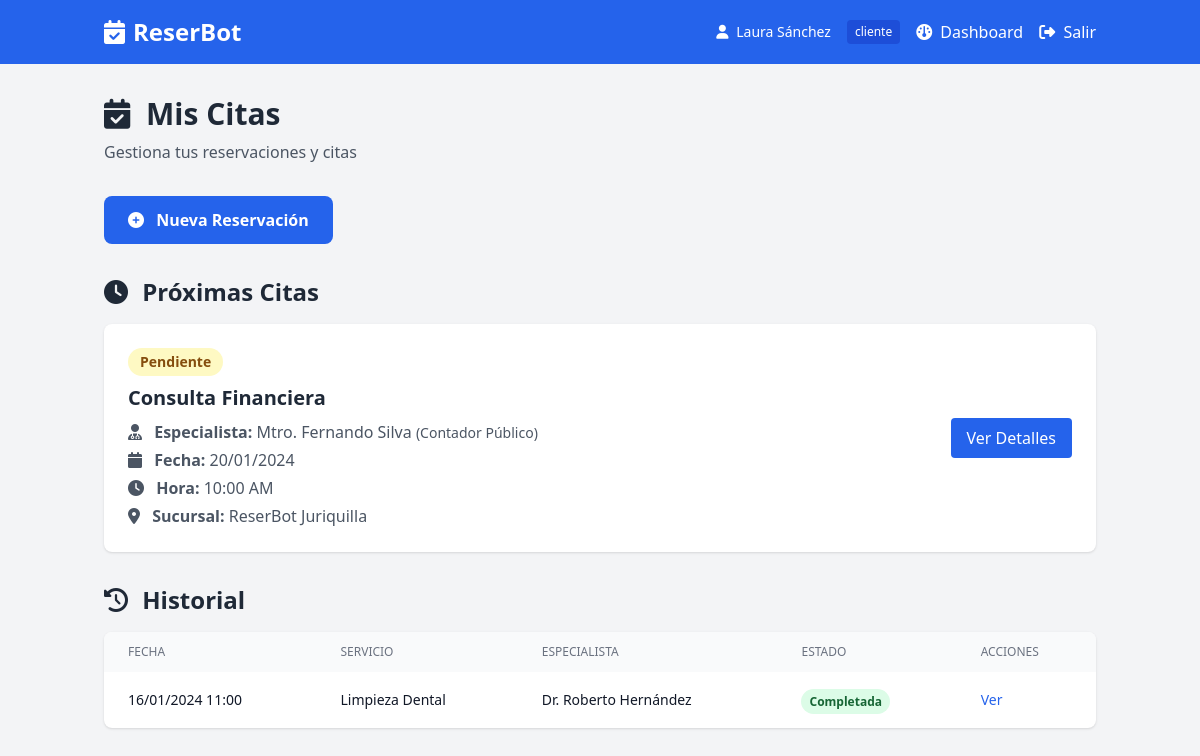
The app's page /dashboard (signed in) with its own data.
### tables this page shows
CREATE TABLE reservaciones (
    id INT PRIMARY KEY AUTO_INCREMENT,
    cliente_id INT NOT NULL,
    especialista_id INT NOT NULL,
    servicio_id INT NOT NULL,
    sucursal_id INT NOT NULL,
    fecha_hora DATETIME NOT NULL,
    duracion_minutos INT NOT NULL,
    estado ENUM('pendiente','confirmada','en_proceso','completada','cancelada','no_asistio') DEFAULT 'pendiente',
    confirmada_por INT,
    notas TEXT,
    precio DECIMAL(10,2),
    created_at TIMESTAMP DEFAULT CURRENT_TIMESTAMP,
    updated_at TIMESTAMP DEFAULT CURRENT_TIMESTAMP ON UPDATE CURRENT_TIMESTAMP,
    FOREIGN KEY (cliente_id) REFERENCES usuarios(id),
    FOREIGN KEY (especialista_id) REFERENCES especialistas(id),
    FOREIGN KEY (servicio_id) REFERENCES servicios(id),
    FOREIGN KEY (sucursal_id) REFERENCES sucursales(id),
    FOREIGN KEY (confirmada_por) REFERENCES usuarios(id),
    INDEX idx_fecha_hora (fecha_hora),
    INDEX idx_especialista_fecha (especialista_id, fecha_hora),
    INDEX idx_cliente (cliente_id)
);

CREATE TABLE servicios (
    id INT PRIMARY KEY AUTO_INCREMENT,
    categoria_id INT NOT NULL,
    sucursal_id INT NOT NULL,
    nombre VARCHAR(150) NOT NULL,
    descripcion TEXT,
    duracion_minutos INT NOT NULL,
    precio DECIMAL(10,2) NOT NULL,
    activo BOOLEAN DEFAULT TRUE,
    created_at TIMESTAMP DEFAULT CURRENT_TIMESTAMP,
    updated_at TIMESTAMP DEFAULT CURRENT_TIMESTAMP ON UPDATE CURRENT_TIMESTAMP,
    FOREIGN KEY (categoria_id) REFERENCES categorias_servicios(id),
    FOREIGN KEY (sucursal_id) REFERENCES sucursales(id) ON DELETE CASCADE
);

CREATE TABLE usuarios (
    id INT PRIMARY KEY AUTO_INCREMENT,
    nombre VARCHAR(100) NOT NULL,
    apellido VARCHAR(100) NOT NULL,
    email VARCHAR(150) NOT NULL UNIQUE,
    telefono VARCHAR(20),
    password_hash VARCHAR(255) NOT NULL,
    rol_id INT NOT NULL,
    email_verificado BOOLEAN DEFAULT FALSE,
    activo BOOLEAN DEFAULT TRUE,
    ultimo_acceso DATETIME,
    intentos_fallidos INT DEFAULT 0,
    bloqueado_hasta DATETIME,
    created_at TIMESTAMP DEFAULT CURRENT_TIMESTAMP,
    updated_at TIMESTAMP DEFAULT CURRENT_TIMESTAMP ON UPDATE CURRENT_TIMESTAMP,
    FOREIGN KEY (rol_id) REFERENCES roles(id)
);

CREATE TABLE especialistas (
    id INT PRIMARY KEY AUTO_INCREMENT,
    usuario_id INT NOT NULL,
    sucursal_id INT NOT NULL,
    profesion VARCHAR(150),
    descripcion TEXT,
    experiencia_anos INT,
    calificacion_promedio DECIMAL(3,2) DEFAULT 0.00,
    total_calificaciones INT DEFAULT 0,
    activo BOOLEAN DEFAULT TRUE,
    created_at TIMESTAMP DEFAULT CURRENT_TIMESTAMP,
    updated_at TIMESTAMP DEFAULT CURRENT_TIMESTAMP ON UPDATE CURRENT_TIMESTAMP,
    FOREIGN KEY (usuario_id) REFERENCES usuarios(id),
    FOREIGN KEY (sucursal_id) REFERENCES sucursales(id) ON DELETE CASCADE
);

CREATE TABLE sucursales (
    id INT PRIMARY KEY AUTO_INCREMENT,
    nombre VARCHAR(150) NOT NULL,
    direccion VARCHAR(255) NOT NULL,
    ciudad VARCHAR(100) NOT NULL,
    estado VARCHAR(100) NOT NULL,
    codigo_postal VARCHAR(10),
    telefono VARCHAR(20),
    email VARCHAR(150),
    hora_apertura TIME,
    hora_cierre TIME,
    zona_horaria VARCHAR(50) DEFAULT 'America/Mexico_City',
    activo BOOLEAN DEFAULT TRUE,
    created_at TIMESTAMP DEFAULT CURRENT_TIMESTAMP,
    updated_at TIMESTAMP DEFAULT CURRENT_TIMESTAMP ON UPDATE CURRENT_TIMESTAMP
);

### config/database.php (called while the page is built, shortened)
<?php
class Database {
    private static $instance = null;
    private $connection;
    private function __construct() {
        try {
            $dsn = "mysql:host=" . DB_HOST . ";dbname=" . DB_NAME . ";charset=" . DB_CHARSET;
            $options = [
                PDO::ATTR_ERRMODE => PDO::ERRMODE_EXCEPTION,
                PDO::ATTR_DEFAULT_FETCH_MODE => PDO::FETCH_ASSOC,
                PDO::ATTR_EMULATE_PREPARES => false,
                PDO::MYSQL_ATTR_INIT_COMMAND => "SET NAMES " . DB_CHARSET
            ];
            $this->connection = new PDO($dsn, DB_USER, DB_PASS, $options);
        } catch (PDOException $e) {
            error_log("Error de conexión a la base de datos: " . $e->getMessage());
            die("Error de conexión a la base de datos. Por favor, contacte al administrador.");
        }
    }
    public static function getInstance() {
        if (self::$instance === null) {
            self::$instance = new self();
        }
        return self::$instance;
    }
    public function query($sql, $params = []) {
        try {
            $stmt = $this->connection->prepare($sql);
            $stmt->execute($params);
            return $stmt;
        } catch (PDOException $e) {
            error_log("Error en query: " . $e->getMessage() . " SQL: " . $sql);
            throw $e;
        }
    }
}

### app/models/Reservacion.php (called while the page is built, shortened)
<?php
class Reservacion {
    private $db;
    public function __construct() {
        $this->db = Database::getInstance();
    }
    public function getByCliente($clienteId, $estado = null) {
        $sql = "SELECT r.*,
                u.nombre as especialista_nombre, u.apellido as especialista_apellido,
                s.nombre as servicio_nombre, s.duracion_minutos as servicio_duracion,
                suc.nombre as sucursal_nombre, suc.direccion as sucursal_direccion,
                e.profesion
                FROM reservaciones r
                INNER JOIN especialistas e ON r.especialista_id = e.id
                INNER JOIN usuarios u ON e.usuario_id = u.id
                INNER JOIN servicios s ON r.servicio_id = s.id
                INNER JOIN sucursales suc ON r.sucursal_id = suc.id
                WHERE r.cliente_id = ?";
        $params = [$clienteId];
        $sql .= " ORDER BY r.fecha_hora DESC";
        $stmt = $this->db->query($sql, $params);
        return $stmt->fetchAll();
    }
}

### app/views/dashboard/cliente.php (the view, shortened to what this page needs)
<?php require_once ROOT_PATH . '/app/views/layouts/header.php'; ?>
<?php require_once ROOT_PATH . '/app/views/layouts/navbar.php'; ?>
<div class="min-h-screen bg-gray-100 py-8">
    <div class="container mx-auto px-4">
        <div class="mb-8">
            <h1 class="text-3xl font-bold text-gray-800 mb-2">
                <i class="fas fa-calendar-check mr-2"></i> Mis Citas
            </h1>
            <p class="text-gray-600">Gestiona tus reservaciones y citas</p>
        </div>
        <div class="mb-8">
            <a href="<?= BASE_URL ?>/reservacion/create" class="inline-block bg-blue-600 text-white px-6 py-3 rounded-lg hover:bg-blue-700 transition font-semibold">
                <i class="fas fa-plus-circle mr-2"></i> Nueva Reservación
            </a>
        </div>
        <div class="mb-8">
            <h2 class="text-2xl font-bold text-gray-800 mb-4">
                <i class="fas fa-clock mr-2"></i> Próximas Citas
            </h2>
            <?php if (empty($proximasCitas)): ?>
                <div class="bg-white rounded-lg shadow p-8 text-center">
                    <i class="fas fa-calendar-times text-6xl text-gray-300 mb-4"></i>
                    <p class="text-gray-600 text-lg">No tienes citas próximas</p>
                    <a href="<?= BASE_URL ?>/reservacion/create" class="inline-block mt-4 text-blue-600 hover:text-blue-700 font-semibold">
                        Agenda una cita ahora
                    </a>
                </div>
            <?php else: ?>
                <div class="grid gap-4">
                    <?php foreach ($proximasCitas as $cita): ?>
                        <div class="bg-white rounded-lg shadow hover:shadow-lg transition p-6">
                            <div class="flex flex-col md:flex-row md:items-center md:justify-between">
                                <div class="flex-1">
                                    <div class="flex items-center mb-2">
                                        <span class="px-3 py-1 rounded-full text-sm font-semibold
                                            <?= $cita['estado'] === 'confirmada' ? 'bg-green-100 text-green-800' : 'bg-yellow-100 text-yellow-800' ?>">
                                            <?= $cita['estado'] === 'confirmada' ? 'Confirmada' : 'Pendiente' ?>
                                        </span>
                                    </div>
                                    <h3 class="text-xl font-bold text-gray-800 mb-2">
                                        <?= htmlspecialchars($cita['servicio_nombre']) ?>
                                    </h3>
                                    <div class="space-y-1 text-gray-600">
                                        <p>
                                            <i class="fas fa-user-md mr-2"></i>
                                            <strong>Especialista:</strong>
                                            <?= htmlspecialchars($cita['especialista_nombre'] . ' ' . $cita['especialista_apellido']) ?>
                                            <?php if ($cita['profesion']): ?>
                                                <span class="text-sm">(<?= htmlspecialchars($cita['profesion']) ?>)</span>
                                            <?php endif; ?>
                                        </p>
                                        <p>
                                            <i class="fas fa-calendar mr-2"></i>
                                            <strong>Fecha:</strong>
                                            <?= date('d/m/Y', strtotime($cita['fecha_hora'])) ?>
                                        </p>
                                        <p>
                                            <i class="fas fa-clock mr-2"></i>
                                            <strong>Hora:</strong>
                                            <?= date('h:i A', strtotime($cita['fecha_hora'])) ?>
                                        </p>
                                        <p>
                                            <i class="fas fa-map-marker-alt mr-2"></i>
                                            <strong>Sucursal:</strong>
                                            <?= htmlspecialchars($cita['sucursal_nombre']) ?>
                                        </p>
                                    </div>
                                </div>
                                <div class="mt-4 md:mt-0 md:ml-6">
                                    <a href="<?= BASE_URL ?>/reservacion/view/<?= $cita['id'] ?>"
                                       class="inline-block bg-blue-600 text-white px-4 py-2 rounded hover:bg-blue-700 transition">
                                        Ver Detalles
                                    </a>
                                </div>
                            </div>
                        </div>
                    <?php endforeach; ?>
                </div>
            <?php endif; ?>
        </div>
        <div>
            <h2 class="text-2xl font-bold text-gray-800 mb-4">
                <i class="fas fa-history mr-2"></i> Historial
            </h2>
            <?php if (empty($historial)): ?>
                <div class="bg-white rounded-lg shadow p-8 text-center">
                    <i class="fas fa-folder-open text-6xl text-gray-300 mb-4"></i>
                    <p class="text-gray-600">No hay historial de citas</p>
                </div>
            <?php else: ?>
                <div class="bg-white rounded-lg shadow overflow-hidden">
                    <table class="min-w-full">
                        <thead class="bg-gray-50">
                            <tr>
                                <th class="px-6 py-3 text-left text-xs font-medium text-gray-500 uppercase">Fecha</th>
                                <th class="px-6 py-3 text-left text-xs font-medium text-gray-500 uppercase">Servicio</th>
                                <th class="px-6 py-3 text-left text-xs font-medium text-gray-500 uppercase">Especialista</th>
                                <th class="px-6 py-3 text-left text-xs font-medium text-gray-500 uppercase">Estado</th>
                                <th class="px-6 py-3 text-left text-xs font-medium text-gray-500 uppercase">Acciones</th>
                            </tr>
                        </thead>
                        <tbody class="divide-y divide-gray-200">
                            <?php foreach ($historial as $cita): ?>
                                <tr class="hover:bg-gray-50">
                                    <td class="px-6 py-4 whitespace-nowrap text-sm text-gray-900">
                                        <?= date('d/m/Y H:i', strtotime($cita['fecha_hora'])) ?>
                                    </td>
                                    <td class="px-6 py-4 text-sm text-gray-900">
                                        <?= htmlspecialchars($cita['servicio_nombre']) ?>
                                    </td>
                                    <td class="px-6 py-4 text-sm text-gray-900">
                                        <?= htmlspecialchars($cita['especialista_nombre'] . ' ' . $cita['especialista_apellido']) ?>
                                    </td>
                                    <td class="px-6 py-4 whitespace-nowrap">
                                        <span class="px-2 py-1 text-xs font-semibold rounded-full
                                            <?php
                                            switch($cita['estado']) {
                                                case 'completada':
                                                    echo 'bg-green-100 text-green-800';
                                                    break;
                                            }
                                            ?>">
                                            <?= ucfirst(str_replace('_', ' ', $cita['estado'])) ?>
                                        </span>
                                    </td>
                                    <td class="px-6 py-4 whitespace-nowrap text-sm">
                                        <a href="<?= BASE_URL ?>/reservacion/view/<?= $cita['id'] ?>"
                                           class="text-blue-600 hover:text-blue-900">
                                            Ver
                                        </a>
                                    </td>
                                </tr>
                            <?php endforeach; ?>
                        </tbody>
                    </table>
                </div>
            <?php endif; ?>
        </div>
    </div>
</div>
<?php require_once ROOT_PATH . '/app/views/layouts/footer.php'; ?>

### records on screen
reservaciones: estado "Pendiente", servicio.nombre "Consulta Financiera", usuarios.nombre+apellido "Mtro. Fernando Silva", especialista.profesion "Contador Público", fecha_hora "20/01/2024", fecha_hora "10:00 AM", sucursal.nombre "ReserBot Juriquilla"
reservaciones: fecha_hora "16/01/2024 11:00", servicio.nombre "Limpieza Dental", usuarios.nombre+apellido "Dr. Roberto Hernández", estado "Completada"

### other values on screen
$_SESSION['user_name'] "Laura Sánchez"
$_SESSION['user_role'] "cliente"
